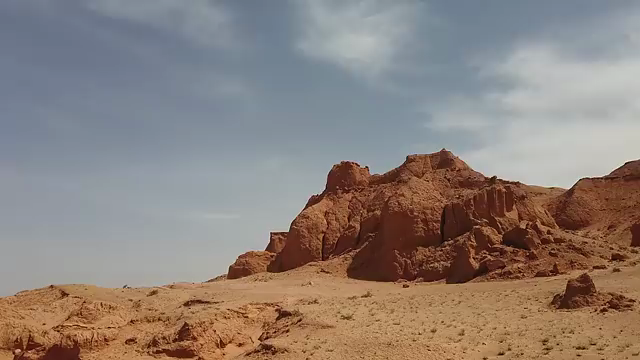
#> input picture desert-test/frame_00000.png, 640 x 360 px
$ python vid2pix-traditional.py desert-test out
#> lines starting #> are read from the running program, lines starting #| are printed output that depends on the picture
# implementation of the traditional method of converting image to pixel
# for each frame in the video:
# index colors into a limited palette using K-means clustering
# downsample using an interpolation method like nearest neighbor to get blocky edges
# upscale back to original resolution

import cv2
import numpy as np
import os
import argparse

def image_to_pixel(image_path, output_path, palette_size=8, scale=4):
#> called with image_path = 'desert-test/frame_00000.png', output_path = 'out/pixel_frame_00000.png', palette_size = 8, scale = 4
    image = cv2.imread(image_path)
#> image is the input picture: shape (360, 640, 3); mean B, G, R 122.2, 128.9, 140.9
    h, w, _ = image.shape
#> h = 360; w = 640

    # crop the image to 256x256
    if h > w:
        image = image[(h - w) // 2:(h + w) // 2, :]
    elif w > h:
        image = image[:, (w - h) // 2:(h + w) // 2]
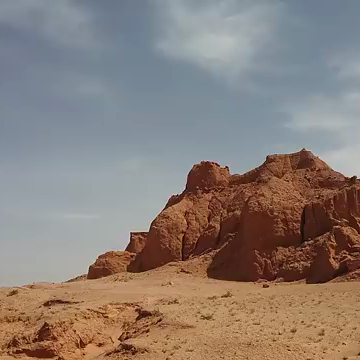
#> image: shape (360, 360, 3); mean B, G, R 119.1, 126.2, 138.5

    image = cv2.resize(image, (256, 256), interpolation=cv2.INTER_AREA)
#> image: shape (256, 256, 3)

    h, w, _ = image.shape
#> h = 256; w = 256

    # k-means clustering
    image_reshaped = np.float32(image.reshape(-1, 3))
    criteria = (cv2.TERM_CRITERIA_EPS + cv2.TERM_CRITERIA_MAX_ITER, 100, 0.2)
    _, labels, centers = cv2.kmeans(image_reshaped, palette_size, None, criteria, 10, cv2.KMEANS_RANDOM_CENTERS)
#> centers = [[151.4, 138.5, 125], [51.26, 77.67, 126.6], [34.52, 54.64, 102.2], [99.1, 140.2, 183.9], [84.26, 124.8, 170.3], [67.08, 101.1, 150.6], [20.74, 33.88, 75.81], [169.7, 166.5, 158.8]]
    centers = np.uint8(centers)
#> centers = [[151, 138, 125], [51, 77, 126], [34, 54, 102], [99, 140, 183], [84, 124, 170], [67, 101, 150], [20, 33, 75], [169, 166, 158]]
    segmented_image = centers[labels.flatten()]
    segmented_image = segmented_image.reshape((h, w, 3))
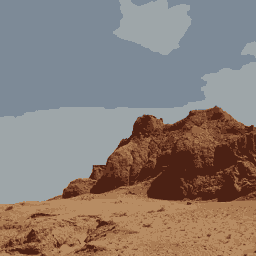
#> segmented_image: shape (256, 256, 3); mean of channels 0, 1, 2 118.7, 125.7, 138; drawn as B, G, R

    # downsample
    segmented_image = cv2.resize(segmented_image, (w // scale, h // scale), interpolation=cv2.INTER_NEAREST)
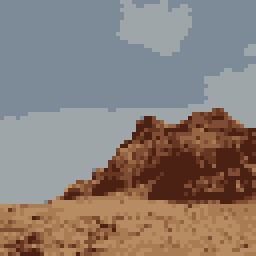
#> segmented_image: shape (64, 64, 3) (shown 4 times larger); mean of channels 0, 1, 2 119.3, 126, 137.9; drawn as B, G, R
    segmented_image = cv2.resize(segmented_image, (w, h), interpolation=cv2.INTER_NEAREST)
#> segmented_image: shape (256, 256, 3)

    # upscale
    segmented_image = cv2.resize(segmented_image, (w * scale, h * scale), interpolation=cv2.INTER_NEAREST)
#> segmented_image: shape (1024, 1024, 3)

    # save output
    cv2.imwrite(output_path, segmented_image)

def video_to_pixel(video_frames_folder, result_frames_folder, palette_size=8):
    if not os.path.exists(result_frames_folder):
        os.makedirs(result_frames_folder)
    # process each frame in the video folder, make it end up as 256x256
    for filename in sorted(os.listdir(video_frames_folder)):
        if filename.endswith(".png"):
            input_path = os.path.join(video_frames_folder, filename)
            output_path = os.path.join(result_frames_folder, f"pixel_{filename}")


            image_to_pixel(input_path, output_path, palette_size=palette_size)
#> pass 2 of the loop in video_to_pixel, `for filename in sorted(os.listdir(video_frames_folder)):`:
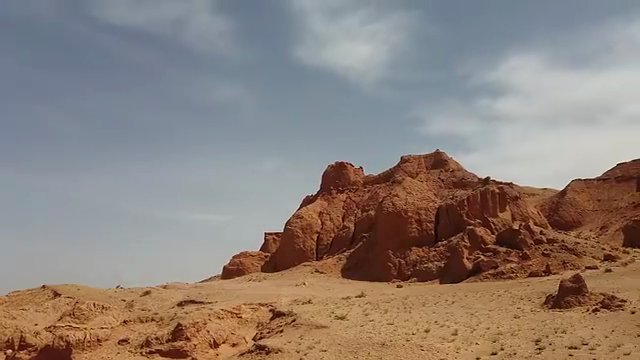
#> input picture desert-test/frame_00001.png, 640 x 360 px
#> in image_to_pixel, image is the input picture: shape (360, 640, 3); mean B, G, R 121.6, 128.9, 140.9
#> in image_to_pixel (call 2), `image = image[:, (w - h) // 2:(h + w) // 2]`:
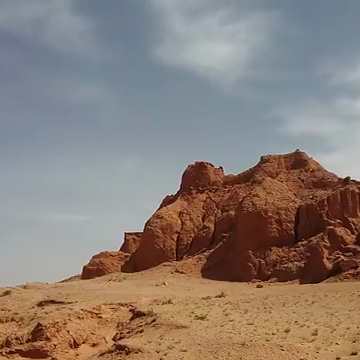
#> image: shape (360, 360, 3); mean B, G, R 118.2, 126, 138.6
#> in image_to_pixel (call 2), `_, labels, centers = cv2.kmeans(image_reshaped, palette_size, None, cr..`: centers = [[16.95, 30.05, 73.14], [160.2, 150.2, 137.9], [76.31, 118.2, 165], [55.77, 86.3, 137.3], [173.7, 171.7, 165.1], [148.1, 133.8, 119.6], [94.55, 138.8, 182.3], [35.24, 57.09, 106.5]]
#> in image_to_pixel (call 2), `centers = np.uint8(centers)`: centers = [[16, 30, 73], [160, 150, 137], [76, 118, 165], [55, 86, 137], [173, 171, 165], [148, 133, 119], [94, 138, 182], [35, 57, 106]]
#> in image_to_pixel (call 2), `segmented_image = cv2.resize(segmented_image, (w // scale, h // scale)..`:
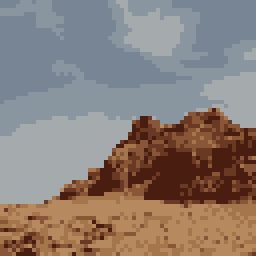
#> segmented_image: shape (64, 64, 3) (shown 4 times larger); mean of channels 0, 1, 2 118.2, 125.7, 138; drawn as B, G, R

if __name__ == "__main__":
    parser = argparse.ArgumentParser(description="Convert video frames to pixel art")
    parser.add_argument("input", type=str, help="Input video frames folder")
    parser.add_argument("output", type=str, help="Output folder for pixel art frames")
    parser.add_argument("--palette_size", type=int, default=8, help="Number of colors in the palette")
    args = parser.parse_args()

    video_to_pixel(args.input, args.output, palette_size=args.palette_size)
